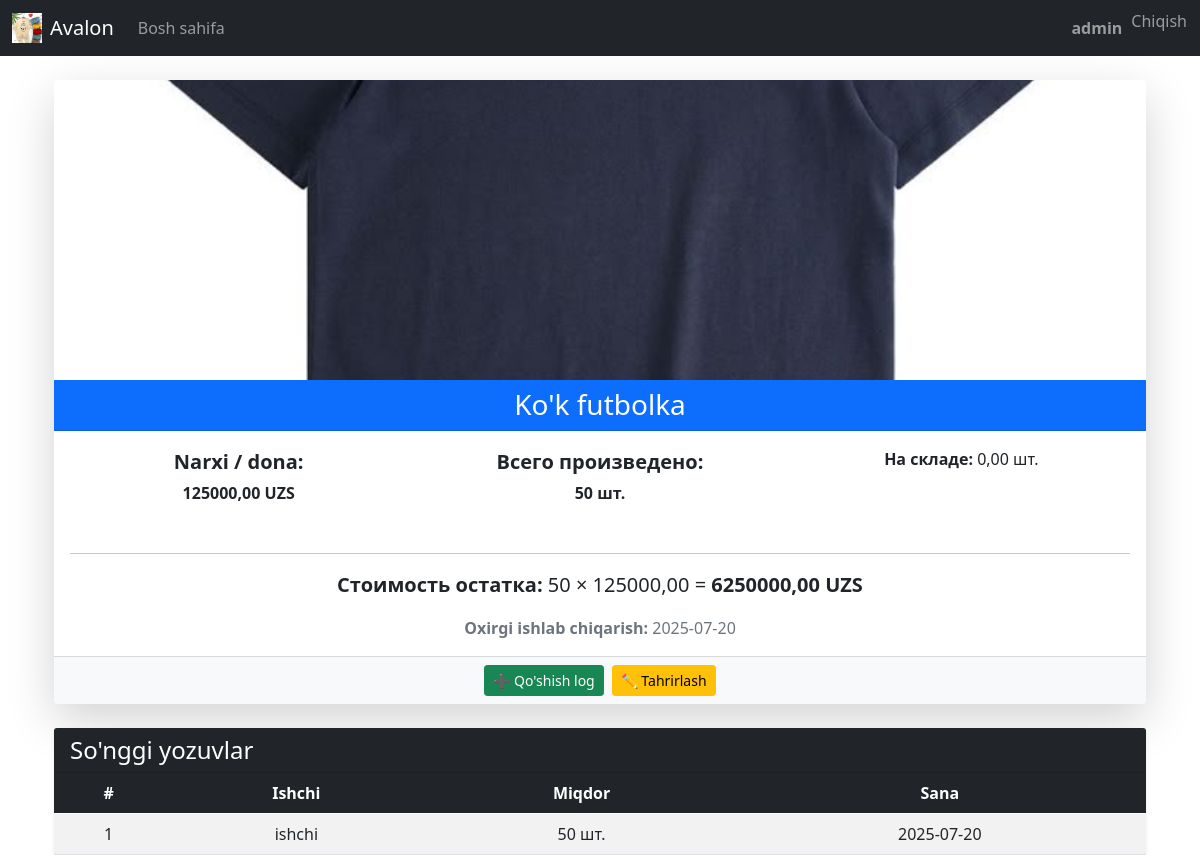
/products/1/ (signed in), run on the app's committed database.
### app/models.py (models this page shows, shortened)
class Product(models.Model):
    UNIT_CHOICES = [
        ('pcs', 'шт.'),
        ('kg', 'кг'),
    ]
    name = models.CharField(max_length=255, unique=True)
    price_per_unit = models.DecimalField(max_digits=10, decimal_places=2, default=0)
    quantity = models.DecimalField(max_digits=10, decimal_places=2, default=0)
    unit = models.CharField(max_length=10, choices=UNIT_CHOICES, default='pcs')  # <-- добавлено
    is_active = models.BooleanField(default=True)
    image = models.ImageField(upload_to='products/', blank=True, null=True)
    created_at = models.DateTimeField(auto_now_add=True)

class WorkerProductLog(models.Model):
    worker = models.ForeignKey(User, on_delete=models.CASCADE)
    product = models.ForeignKey(Product, on_delete=models.SET_NULL, null=True, blank=True)
    product_name = models.CharField(max_length=255)  # запасной текст, если продукт удалён
    quantity = models.PositiveIntegerField()
    date = models.DateField(auto_now_add=True)

### app/views.py (the view)
# urls.py: path('products/<int:pk>/', views.view_product, name='view_product'),
@login_required
def view_product(request, pk):
    product = get_object_or_404(Product, pk=pk)
    total_produced = (
        WorkerProductLog.objects.filter(product=product)
        .aggregate(total=Sum('quantity'))['total'] or 0
    )
    current_qty = total_produced + (product.quantity or 0)
    stock_value = current_qty * (product.price_per_unit or 0)
    last_date = (
        WorkerProductLog.objects.filter(product=product)
        .order_by('-date')
        .values_list('date', flat=True)
        .first()
    )
    recent_logs = WorkerProductLog.objects.filter(product=product).order_by('-date')[:10]
    context = {
        'product': product,
        'total_qty': total_produced,
        'current_qty': current_qty,  # теперь тут 324
        'stock_value': stock_value,
        'last_date': last_date,
        'recent_logs': recent_logs,
        'can_manage': request.user.is_superuser or request.user.groups.filter(name='admin').exists(),
    }
    return render(request, 'product/view_product.html', context)

### app/templates/product/view_product.html (shortened to what this page needs)
{% extends 'main/base.html' %}
{% load static %}
{% block content %}
<div class="container mt-4">
  <div class="card shadow-lg border-0 rounded-4 overflow-hidden">
    {% if product.image %}
      <img src="{{ product.image.url }}" class="card-img-top" style="max-height:300px; object-fit:cover;" alt="{{ product.name }}">
    {% else %}
      <img src="{% static 'images/no-image.png' %}" class="card-img-top" style="max-height:300px; object-fit:cover;" alt="Нет изображения">
    {% endif %}
    <div class="card-header bg-primary text-white text-center">
      <h3 class="mb-0">{{ product.name }}</h3>
    </div>
    <div class="card-body">
      <div class="row text-center">
        <div class="col-md-4 mb-3">
          <p class="fs-5 mb-1"><strong>Narxi / dona:</strong></p>
          <p class="fw-bold">{{ product.price_per_unit|default:"0" }} UZS</p>
        </div>
        <div class="col-md-4 mb-3">
          <p class="fs-5 mb-1"><strong>Всего произведено:</strong></p>
          <p class="fw-bold">{{ total_qty|default:"0" }} {{ product.get_unit_display }}</p>
        </div>
        <div class="col-md-4 mb-3">
          <p><strong>На складе:</strong> {{ product.quantity }} {{ product.get_unit_display }}</p>
        </div>
      </div>
      <hr>
      <p class="fs-5 text-center">
        <strong>Стоимость остатка:</strong>
        {{ current_qty|default:"0" }} × {{ product.price_per_unit|default:"0" }} =
        <span class="fw-bold">{{ stock_value|default:"0" }} UZS</span>
      </p>
      <p class="text-muted text-center mb-0">
        <strong>Oxirgi ishlab chiqarish:</strong> {{ last_date|date:"Y-m-d"|default:"—" }}
      </p>
    </div>
    {% if can_manage %}
      <div class="card-footer bg-light text-center d-flex justify-content-center gap-2 flex-wrap">
        <a href="{% url 'add_worker_product' %}?product={{ product.id }}" class="btn btn-success btn-sm">➕ Qo'shish log</a>
        <a href="{% url 'edit_product' product.pk %}" class="btn btn-warning btn-sm">✏ Tahrirlash</a>
      </div>
    {% endif %}
  </div>
  {% if recent_logs %}
    <div class="card shadow-sm border-0 rounded-4 mt-4">
      <div class="card-header bg-dark text-white">
        <h4 class="mb-0">So'nggi yozuvlar</h4>
      </div>
      <div class="card-body p-0">
        <div class="table-responsive">
          <table class="table table-striped table-hover align-middle text-center mb-0">
            <thead class="table-dark">
              <tr>
                <th>#</th>
                <th>Ishchi</th>
                <th>Miqdor</th>
                <th>Sana</th>
              </tr>
            </thead>
            <tbody>
              {% for log in recent_logs %}
              <tr>
                <td>{{ forloop.counter }}</td>
                <td>{{ log.worker.username }}</td>
                <td>{{ log.quantity }} {{ product.get_unit_display }}</td>
                <td>{{ log.date|date:"Y-m-d" }}</td>
              </tr>
              {% endfor %}
            </tbody>
          </table>
        </div>
      </div>
    </div>
  {% endif %}
</div>
{% endblock %}

### app/templates/main/base.html (shortened to what this page needs)
<!DOCTYPE html>
<html lang="en">
<head>
    <link href="https://cdn.jsdelivr.net/npm/bootstrap@5.0.2/dist/css/bootstrap.min.css"
          rel="stylesheet"
>
</head>
<body>
<nav class="navbar navbar-expand-lg navbar-dark bg-dark">
    <div class="container-fluid">
        <a href="/home" class="navbar-brand d-flex align-items-center">
            <img src="/media/def/main_img.jpg" alt="Logo" height="30" class="me-2">
            Avalon
        </a>
        <div class="collapse navbar-collapse" id="navbarContent">
            <ul class="navbar-nav me-auto mb-2 mb-lg-0">
                <li class="nav-item">
                    <a href="/home" class="nav-link">Bosh sahifa</a>
                </li>
            </ul>
            <ul class="navbar-nav ms-auto mb-2 mb-lg-0">
                {% if user.is_authenticated %}
                <li class="nav-item d-flex align-items-center">
                    <span class="navbar-text me-2"><strong>{{ user.username }}</strong></span>
                </li>
                <li class="nav-item">
                    <form method="post" action="{% url 'logout' %}" class="m-0 p-0">
                        <button type="submit" class="btn btn-link nav-link p-0">
                            Chiqish
                        </button>
                    </form>
                </li>
                {% endif %}
            </ul>
        </div>
    </div>
</nav>
<div class="container mt-4">
    {% block content %}{% endblock %}
</div>
</body>
</html>

### app/templates/main/base.html (style rules this page uses)
.navbar-brand img { max-height: 30px; width: auto; }
.nav-link, .navbar-text { white-space: nowrap; }

### data on the page
Product: image (picture), name "Ko'k futbolka", price_per_unit "125000,00", unit "шт.", quantity "0,00"
WorkerProductLog: worker.username "ishchi", quantity "50", date "2025-07-20"

### other printed values
{{ user.username }} "admin"
{{ total_qty|default:"0" }} "50"
{{ current_qty|default:"0" }} "50"
{{ stock_value|default:"0" }} "6250000,00"
{{ last_date|date:"Y-m-d"|default:"—" }} "2025-07-20"
